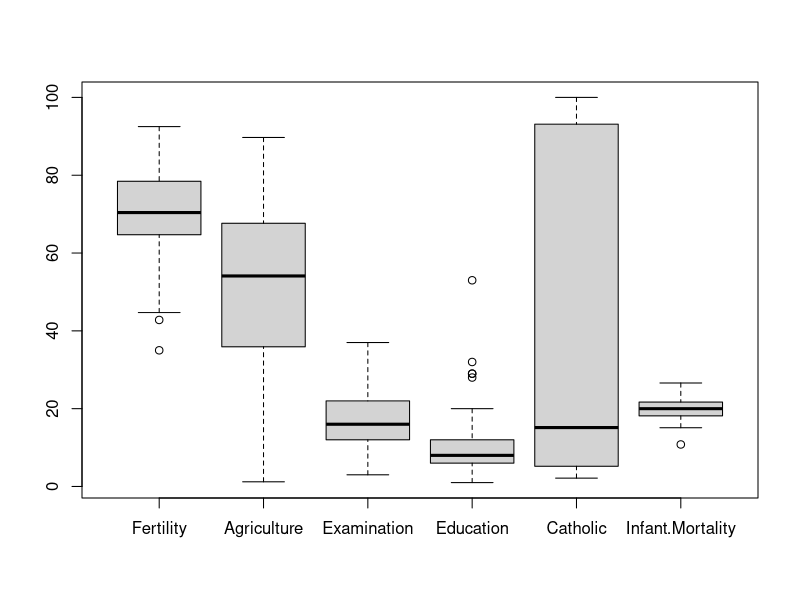

This chart was generated by the following R code:
# Datensatz einsehen
head(swiss)
help(swiss)

# Forschungsfrage: Welche Variable hat den stärksten Einfluss auf Fertility?

# Analysemodell
DiagrammeR::grViz("
digraph {
  graph [layout = circo]
  node [shape = circle]
    A [label = 'Fertility']
    B [label = 'Agriclture']
    C [label = 'Examination']
    D [label = 'Education']
    E [label = 'Catholic']
    F [label = 'Infant Mortality']
  edge []
    B -> A
    C -> A
    D -> A
    E -> A
    A -> F
    C -> B
    D -> C
    D -> B
}
")

# Univariate Statistik
summary(swiss)
boxplot(swiss)

# Bivariate Statistik
cor(swiss)

# Multivariate Statistik
lm(Fertility~., data=swiss)
